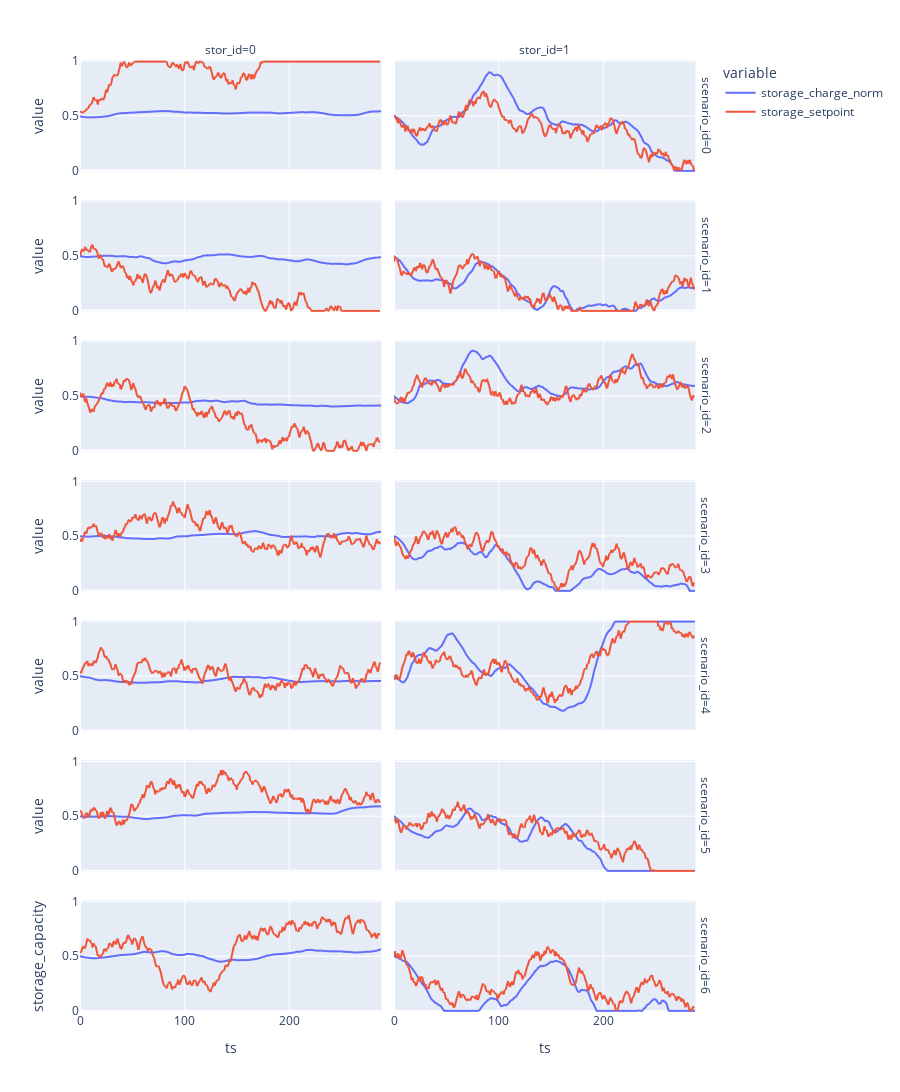

The cell this chart's notebook holds for it:
### Code cell
g = px.line(data, x = "ts", y = ["storage_charge_norm", "storage_setpoint"], facet_col="stor_id", facet_row="scenario_id",
    height=1400
    )
g.update_layout(yaxis_title='storage_capacity')
g.update_layout(yaxis_range=[-0.01, 1.01])
# g.add_hline(y=0, line_width=2, line_dash="dash", line_color="grey")
g.show()

### Figure 1 — Plotly figure (JSON) as saved in the notebook; plotly's stock layout.template omitted (floating-point values rounded to 4 significant figures; data arrays with more than 128 entries replaced by an {"elided": "..."} marker saying what was removed)
{"data": [{"hovertemplate": "variable=storage_charge_norm<br>scenario_id=0<br>stor_id=0<br>ts=%{x}<br>value=%{y}<extra></extra>", "legendgroup": "storage_charge_norm", "line": {"color": "#636efa", "dash": "solid"}, "marker": {"symbol": "circle"}, "mode": "lines", "name": "storage_charge_norm", "showlegend": true, "type": "scattergl", "x": {"elided": "289 int values"}, "xaxis": "x13", "y": {"elided": "289 float values"}, "yaxis": "y13"}, {"hovertemplate": "variable=storage_charge_norm<br>scenario_id=0<br>stor_id=1<br>ts=%{x}<br>value=%{y}<extra></extra>", "legendgroup": "storage_charge_norm", "line": {"color": "#636efa", "dash": "solid"}, "marker": {"symbol": "circle"}, "mode": "lines", "name": "storage_charge_norm", "showlegend": false, "type": "scattergl", "x": {"elided": "289 int values"}, "xaxis": "x14", "y": {"elided": "289 float values"}, "yaxis": "y14"}, {"hovertemplate": "variable=storage_charge_norm<br>scenario_id=1<br>stor_id=0<br>ts=%{x}<br>value=%{y}<extra></extra>", "legendgroup": "storage_charge_norm", "line": {"color": "#636efa", "dash": "solid"}, "marker": {"symbol": "circle"}, "mode": "lines", "name": "storage_charge_norm", "showlegend": false, "type": "scattergl", "x": {"elided": "289 int values"}, "xaxis": "x11", "y": {"elided": "289 float values"}, "yaxis": "y11"}, {"hovertemplate": "variable=storage_charge_norm<br>scenario_id=1<br>stor_id=1<br>ts=%{x}<br>value=%{y}<extra></extra>", "legendgroup": "storage_charge_norm", "line": {"color": "#636efa", "dash": "solid"}, "marker": {"symbol": "circle"}, "mode": "lines", "name": "storage_charge_norm", "showlegend": false, "type": "scattergl", "x": {"elided": "289 int values"}, "xaxis": "x12", "y": {"elided": "289 float values"}, "yaxis": "y12"}, {"hovertemplate": "variable=storage_charge_norm<br>scenario_id=2<br>stor_id=0<br>ts=%{x}<br>value=%{y}<extra></extra>", "legendgroup": "storage_charge_norm", "line": {"color": "#636efa", "dash": "solid"}, "marker": {"symbol": "circle"}, "mode": "lines", "name": "storage_charge_norm", "showlegend": false, "type": "scattergl", "x": {"elided": "289 int values"}, "xaxis": "x9", "y": {"elided": "289 float values"}, "yaxis": "y9"}, {"hovertemplate": "variable=storage_charge_norm<br>scenario_id=2<br>stor_id=1<br>ts=%{x}<br>value=%{y}<extra></extra>", "legendgroup": "storage_charge_norm", "line": {"color": "#636efa", "dash": "solid"}, "marker": {"symbol": "circle"}, "mode": "lines", "name": "storage_charge_norm", "showlegend": false, "type": "scattergl", "x": {"elided": "289 int values"}, "xaxis": "x10", "y": {"elided": "289 float values"}, "yaxis": "y10"}, {"hovertemplate": "variable=storage_charge_norm<br>scenario_id=3<br>stor_id=0<br>ts=%{x}<br>value=%{y}<extra></extra>", "legendgroup": "storage_charge_norm", "line": {"color": "#636efa", "dash": "solid"}, "marker": {"symbol": "circle"}, "mode": "lines", "name": "storage_charge_norm", "showlegend": false, "type": "scattergl", "x": {"elided": "289 int values"}, "xaxis": "x7", "y": {"elided": "289 float values"}, "yaxis": "y7"}, {"hovertemplate": "variable=storage_charge_norm<br>scenario_id=3<br>stor_id=1<br>ts=%{x}<br>value=%{y}<extra></extra>", "legendgroup": "storage_charge_norm", "line": {"color": "#636efa", "dash": "solid"}, "marker": {"symbol": "circle"}, "mode": "lines", "name": "storage_charge_norm", "showlegend": false, "type": "scattergl", "x": {"elided": "289 int values"}, "xaxis": "x8", "y": {"elided": "289 float values"}, "yaxis": "y8"}, {"hovertemplate": "variable=storage_charge_norm<br>scenario_id=4<br>stor_id=0<br>ts=%{x}<br>value=%{y}<extra></extra>", "legendgroup": "storage_charge_norm", "line": {"color": "#636efa", "dash": "solid"}, "marker": {"symbol": "circle"}, "mode": "lines", "name": "storage_charge_norm", "showlegend": false, "type": "scattergl", "x": {"elided": "289 int values"}, "xaxis": "x5", "y": {"elided": "289 float values"}, "yaxis": "y5"}, {"hovertemplate": "variable=storage_charge_norm<br>scenario_id=4<br>stor_id=1<br>ts=%{x}<br>value=%{y}<extra></extra>", "legendgroup": "storage_charge_norm", "line": {"color": "#636efa", "dash": "solid"}, "marker": {"symbol": "circle"}, "mode": "lines", "name": "storage_charge_norm", "showlegend": false, "type": "scattergl", "x": {"elided": "289 int values"}, "xaxis": "x6", "y": {"elided": "289 float values"}, "yaxis": "y6"}, {"hovertemplate": "variable=storage_charge_norm<br>scenario_id=5<br>stor_id=0<br>ts=%{x}<br>value=%{y}<extra></extra>", "legendgroup": "storage_charge_norm", "line": {"color": "#636efa", "dash": "solid"}, "marker": {"symbol": "circle"}, "mode": "lines", "name": "storage_charge_norm", "showlegend": false, "type": "scattergl", "x": {"elided": "289 int values"}, "xaxis": "x3", "y": {"elided": "289 float values"}, "yaxis": "y3"}, {"hovertemplate": "variable=storage_charge_norm<br>scenario_id=5<br>stor_id=1<br>ts=%{x}<br>value=%{y}<extra></extra>", "legendgroup": "storage_charge_norm", "line": {"color": "#636efa", "dash": "solid"}, "marker": {"symbol": "circle"}, "mode": "lines", "name": "storage_charge_norm", "showlegend": false, "type": "scattergl", "x": {"elided": "289 int values"}, "xaxis": "x4", "y": {"elided": "289 float values"}, "yaxis": "y4"}, {"hovertemplate": "variable=storage_charge_norm<br>scenario_id=6<br>stor_id=0<br>ts=%{x}<br>value=%{y}<extra></extra>", "legendgroup": "storage_charge_norm", "line": {"color": "#636efa", "dash": "solid"}, "marker": {"symbol": "circle"}, "mode": "lines", "name": "storage_charge_norm", "showlegend": false, "type": "scattergl", "x": {"elided": "289 int values"}, "xaxis": "x", "y": {"elided": "289 float values"}, "yaxis": "y"}, {"hovertemplate": "variable=storage_charge_norm<br>scenario_id=6<br>stor_id=1<br>ts=%{x}<br>value=%{y}<extra></extra>", "legendgroup": "storage_charge_norm", "line": {"color": "#636efa", "dash": "solid"}, "marker": {"symbol": "circle"}, "mode": "lines", "name": "storage_charge_norm", "showlegend": false, "type": "scattergl", "x": {"elided": "289 int values"}, "xaxis": "x2", "y": {"elided": "289 float values"}, "yaxis": "y2"}, {"hovertemplate": "variable=storage_setpoint<br>scenario_id=0<br>stor_id=0<br>ts=%{x}<br>value=%{y}<extra></extra>", "legendgroup": "storage_setpoint", "line": {"color": "#EF553B", "dash": "solid"}, "marker": {"symbol": "circle"}, "mode": "lines", "name": "storage_setpoint", "showlegend": true, "type": "scattergl", "x": {"elided": "289 int values"}, "xaxis": "x13", "y": {"elided": "289 float values"}, "yaxis": "y13"}, {"hovertemplate": "variable=storage_setpoint<br>scenario_id=0<br>stor_id=1<br>ts=%{x}<br>value=%{y}<extra></extra>", "legendgroup": "storage_setpoint", "line": {"color": "#EF553B", "dash": "solid"}, "marker": {"symbol": "circle"}, "mode": "lines", "name": "storage_setpoint", "showlegend": false, "type": "scattergl", "x": {"elided": "289 int values"}, "xaxis": "x14", "y": {"elided": "289 float values"}, "yaxis": "y14"}, {"hovertemplate": "variable=storage_setpoint<br>scenario_id=1<br>stor_id=0<br>ts=%{x}<br>value=%{y}<extra></extra>", "legendgroup": "storage_setpoint", "line": {"color": "#EF553B", "dash": "solid"}, "marker": {"symbol": "circle"}, "mode": "lines", "name": "storage_setpoint", "showlegend": false, "type": "scattergl", "x": {"elided": "289 int values"}, "xaxis": "x11", "y": {"elided": "289 float values"}, "yaxis": "y11"}, {"hovertemplate": "variable=storage_setpoint<br>scenario_id=1<br>stor_id=1<br>ts=%{x}<br>value=%{y}<extra></extra>", "legendgroup": "storage_setpoint", "line": {"color": "#EF553B", "dash": "solid"}, "marker": {"symbol": "circle"}, "mode": "lines", "name": "storage_setpoint", "showlegend": false, "type": "scattergl", "x": {"elided": "289 int values"}, "xaxis": "x12", "y": {"elided": "289 float values"}, "yaxis": "y12"}, {"hovertemplate": "variable=storage_setpoint<br>scenario_id=2<br>stor_id=0<br>ts=%{x}<br>value=%{y}<extra></extra>", "legendgroup": "storage_setpoint", "line": {"color": "#EF553B", "dash": "solid"}, "marker": {"symbol": "circle"}, "mode": "lines", "name": "storage_setpoint", "showlegend": false, "type": "scattergl", "x": {"elided": "289 int values"}, "xaxis": "x9", "y": {"elided": "289 float values"}, "yaxis": "y9"}, {"hovertemplate": "variable=storage_setpoint<br>scenario_id=2<br>stor_id=1<br>ts=%{x}<br>value=%{y}<extra></extra>", "legendgroup": "storage_setpoint", "line": {"color": "#EF553B", "dash": "solid"}, "marker": {"symbol": "circle"}, "mode": "lines", "name": "storage_setpoint", "showlegend": false, "type": "scattergl", "x": {"elided": "289 int values"}, "xaxis": "x10", "y": {"elided": "289 float values"}, "yaxis": "y10"}, {"hovertemplate": "variable=storage_setpoint<br>scenario_id=3<br>stor_id=0<br>ts=%{x}<br>value=%{y}<extra></extra>", "legendgroup": "storage_setpoint", "line": {"color": "#EF553B", "dash": "solid"}, "marker": {"symbol": "circle"}, "mode": "lines", "name": "storage_setpoint", "showlegend": false, "type": "scattergl", "x": {"elided": "289 int values"}, "xaxis": "x7", "y": {"elided": "289 float values"}, "yaxis": "y7"}, {"hovertemplate": "variable=storage_setpoint<br>scenario_id=3<br>stor_id=1<br>ts=%{x}<br>value=%{y}<extra></extra>", "legendgroup": "storage_setpoint", "line": {"color": "#EF553B", "dash": "solid"}, "marker": {"symbol": "circle"}, "mode": "lines", "name": "storage_setpoint", "showlegend": false, "type": "scattergl", "x": {"elided": "289 int values"}, "xaxis": "x8", "y": {"elided": "289 float values"}, "yaxis": "y8"}, {"hovertemplate": "variable=storage_setpoint<br>scenario_id=4<br>stor_id=0<br>ts=%{x}<br>value=%{y}<extra></extra>", "legendgroup": "storage_setpoint", "line": {"color": "#EF553B", "dash": "solid"}, "marker": {"symbol": "circle"}, "mode": "lines", "name": "storage_setpoint", "showlegend": false, "type": "scattergl", "x": {"elided": "289 int values"}, "xaxis": "x5", "y": {"elided": "289 float values"}, "yaxis": "y5"}, {"hovertemplate": "variable=storage_setpoint<br>scenario_id=4<br>stor_id=1<br>ts=%{x}<br>value=%{y}<extra></extra>", "legendgroup": "storage_setpoint", "line": {"color": "#EF553B", "dash": "solid"}, "marker": {"symbol": "circle"}, "mode": "lines", "name": "storage_setpoint", "showlegend": false, "type": "scattergl", "x": {"elided": "289 int values"}, "xaxis": "x6", "y": {"elided": "289 float values"}, "yaxis": "y6"}, {"hovertemplate": "variable=storage_setpoint<br>scenario_id=5<br>stor_id=0<br>ts=%{x}<br>value=%{y}<extra></extra>", "legendgroup": "storage_setpoint", "line": {"color": "#EF553B", "dash": "solid"}, "marker": {"symbol": "circle"}, "mode": "lines", "name": "storage_setpoint", "showlegend": false, "type": "scattergl", "x": {"elided": "289 int values"}, "xaxis": "x3", "y": {"elided": "289 float values"}, "yaxis": "y3"}, {"hovertemplate": "variable=storage_setpoint<br>scenario_id=5<br>stor_id=1<br>ts=%{x}<br>value=%{y}<extra></extra>", "legendgroup": "storage_setpoint", "line": {"color": "#EF553B", "dash": "solid"}, "marker": {"symbol": "circle"}, "mode": "lines", "name": "storage_setpoint", "showlegend": false, "type": "scattergl", "x": {"elided": "289 int values"}, "xaxis": "x4", "y": {"elided": "289 float values"}, "yaxis": "y4"}, {"hovertemplate": "variable=storage_setpoint<br>scenario_id=6<br>stor_id=0<br>ts=%{x}<br>value=%{y}<extra></extra>", "legendgroup": "storage_setpoint", "line": {"color": "#EF553B", "dash": "solid"}, "marker": {"symbol": "circle"}, "mode": "lines", "name": "storage_setpoint", "showlegend": false, "type": "scattergl", "x": {"elided": "289 int values"}, "xaxis": "x", "y": {"elided": "289 float values"}, "yaxis": "y"}, {"hovertemplate": "variable=storage_setpoint<br>scenario_id=6<br>stor_id=1<br>ts=%{x}<br>value=%{y}<extra></extra>", "legendgroup": "storage_setpoint", "line": {"color": "#EF553B", "dash": "solid"}, "marker": {"symbol": "circle"}, "mode": "lines", "name": "storage_setpoint", "showlegend": false, "type": "scattergl", "x": {"elided": "289 int values"}, "xaxis": "x2", "y": {"elided": "289 float values"}, "yaxis": "y2"}], "layout": {"annotations": [{"font": {}, "showarrow": false, "text": "stor_id=0", "x": 0.24, "xanchor": "center", "xref": "paper", "y": 1.0, "yanchor": "bottom", "yref": "paper"}, {"font": {}, "showarrow": false, "text": "stor_id=1", "x": 0.74, "xanchor": "center", "xref": "paper", "y": 1.0, "yanchor": "bottom", "yref": "paper"}, {"font": {}, "showarrow": false, "text": "scenario_id=6", "textangle": 90, "x": 0.98, "xanchor": "left", "xref": "paper", "y": 0.05857, "yanchor": "middle", "yref": "paper"}, {"font": {}, "showarrow": false, "text": "scenario_id=5", "textangle": 90, "x": 0.98, "xanchor": "left", "xref": "paper", "y": 0.2057, "yanchor": "middle", "yref": "paper"}, {"font": {}, "showarrow": false, "text": "scenario_id=4", "textangle": 90, "x": 0.98, "xanchor": "left", "xref": "paper", "y": 0.3529, "yanchor": "middle", "yref": "paper"}, {"font": {}, "showarrow": false, "text": "scenario_id=3", "textangle": 90, "x": 0.98, "xanchor": "left", "xref": "paper", "y": 0.5, "yanchor": "middle", "yref": "paper"}, {"font": {}, "showarrow": false, "text": "scenario_id=2", "textangle": 90, "x": 0.98, "xanchor": "left", "xref": "paper", "y": 0.6471, "yanchor": "middle", "yref": "paper"}, {"font": {}, "showarrow": false, "text": "scenario_id=1", "textangle": 90, "x": 0.98, "xanchor": "left", "xref": "paper", "y": 0.7943, "yanchor": "middle", "yref": "paper"}, {"font": {}, "showarrow": false, "text": "scenario_id=0", "textangle": 90, "x": 0.98, "xanchor": "left", "xref": "paper", "y": 0.9414, "yanchor": "middle", "yref": "paper"}], "height": 1400, "legend": {"title": {"text": "variable"}, "tracegroupgap": 0}, "margin": {"t": 60}, "xaxis": {"anchor": "y", "domain": [0, 0.48], "title": {"text": "ts"}}, "xaxis10": {"anchor": "y10", "domain": [0.5, 0.98], "matches": "x", "showticklabels": false}, "xaxis11": {"anchor": "y11", "domain": [0, 0.48], "matches": "x", "showticklabels": false}, "xaxis12": {"anchor": "y12", "domain": [0.5, 0.98], "matches": "x", "showticklabels": false}, "xaxis13": {"anchor": "y13", "domain": [0, 0.48], "matches": "x", "showticklabels": false}, "xaxis14": {"anchor": "y14", "domain": [0.5, 0.98], "matches": "x", "showticklabels": false}, "xaxis2": {"anchor": "y2", "domain": [0.5, 0.98], "matches": "x", "title": {"text": "ts"}}, "xaxis3": {"anchor": "y3", "domain": [0, 0.48], "matches": "x", "showticklabels": false}, "xaxis4": {"anchor": "y4", "domain": [0.5, 0.98], "matches": "x", "showticklabels": false}, "xaxis5": {"anchor": "y5", "domain": [0, 0.48], "matches": "x", "showticklabels": false}, "xaxis6": {"anchor": "y6", "domain": [0.5, 0.98], "matches": "x", "showticklabels": false}, "xaxis7": {"anchor": "y7", "domain": [0, 0.48], "matches": "x", "showticklabels": false}, "xaxis8": {"anchor": "y8", "domain": [0.5, 0.98], "matches": "x", "showticklabels": false}, "xaxis9": {"anchor": "y9", "domain": [0, 0.48], "matches": "x", "showticklabels": false}, "yaxis": {"anchor": "x", "domain": [0, 0.1171], "range": [-0.01, 1.01], "title": {"text": "storage_capacity"}}, "yaxis10": {"anchor": "x10", "domain": [0.5886, 0.7057], "matches": "y", "showticklabels": false}, "yaxis11": {"anchor": "x11", "domain": [0.7357, 0.8529], "matches": "y", "title": {"text": "value"}}, "yaxis12": {"anchor": "x12", "domain": [0.7357, 0.8529], "matches": "y", "showticklabels": false}, "yaxis13": {"anchor": "x13", "domain": [0.8829, 1.0], "matches": "y", "title": {"text": "value"}}, "yaxis14": {"anchor": "x14", "domain": [0.8829, 1.0], "matches": "y", "showticklabels": false}, "yaxis2": {"anchor": "x2", "domain": [0, 0.1171], "matches": "y", "showticklabels": false}, "yaxis3": {"anchor": "x3", "domain": [0.1471, 0.2643], "matches": "y", "title": {"text": "value"}}, "yaxis4": {"anchor": "x4", "domain": [0.1471, 0.2643], "matches": "y", "showticklabels": false}, "yaxis5": {"anchor": "x5", "domain": [0.2943, 0.4114], "matches": "y", "title": {"text": "value"}}, "yaxis6": {"anchor": "x6", "domain": [0.2943, 0.4114], "matches": "y", "showticklabels": false}, "yaxis7": {"anchor": "x7", "domain": [0.4414, 0.5586], "matches": "y", "title": {"text": "value"}}, "yaxis8": {"anchor": "x8", "domain": [0.4414, 0.5586], "matches": "y", "showticklabels": false}, "yaxis9": {"anchor": "x9", "domain": [0.5886, 0.7057], "matches": "y", "title": {"text": "value"}}}}
